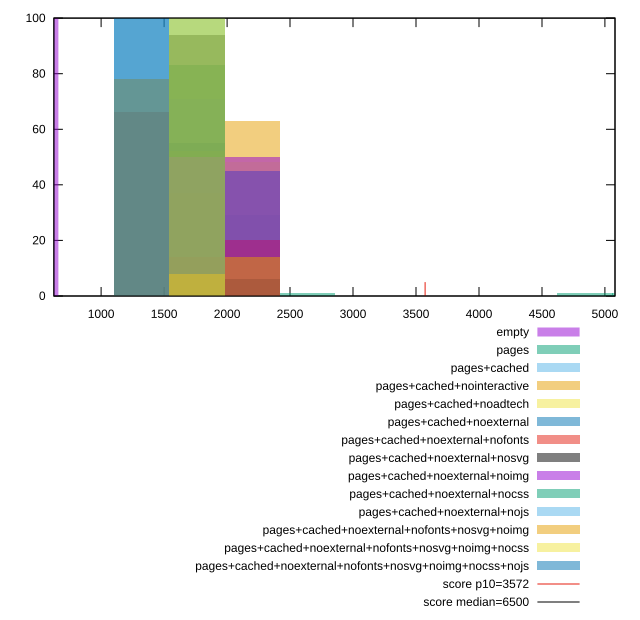

Generate this figure with gnuplot:
reset

$empty <<EOF
440.0054625859948 100
EOF

$pages <<EOF
5280.0655510319375 1
1760.0218503439792 83
2200.027312929974 14
2640.0327755159688 1
4840.060088445943 1
EOF

$pagesCached <<EOF
1760.0218503439792 71
2200.027312929974 29
EOF

$pagesCachedNointeractive <<EOF
1760.0218503439792 37
2200.027312929974 63
EOF

$pagesCachedNoadtech <<EOF
2200.027312929974 48
1760.0218503439792 52
EOF

$pagesCachedNoexternal <<EOF
1760.0218503439792 55
2200.027312929974 45
EOF

$pagesCachedNoexternalNofonts <<EOF
1320.0163877579844 66
1760.0218503439792 14
2200.027312929974 20
EOF

$pagesCachedNoexternalNosvg <<EOF
1760.0218503439792 94
2200.027312929974 6
EOF

$pagesCachedNoexternalNoimg <<EOF
1760.0218503439792 50
2200.027312929974 50
EOF

$pagesCachedNoexternalNocss <<EOF
1760.0218503439792 100
EOF

$pagesCachedNoexternalNojs <<EOF
1320.0163877579844 100
EOF

$pagesCachedNoexternalNofontsNosvgNoimg <<EOF
1320.0163877579844 78
2200.027312929974 14
1760.0218503439792 8
EOF

$pagesCachedNoexternalNofontsNosvgNoimgNocss <<EOF
1760.0218503439792 100
EOF

$pagesCachedNoexternalNofontsNosvgNoimgNocssNojs <<EOF
1320.0163877579844 100
EOF

set key outside below
set boxwidth 440.0054625859948
set xrange [625.16225:5079.971500000001]
set yrange [0:100]
set trange [0:100]
set style fill transparent solid 0.5 noborder

set parametric
set terminal svg size 640, 620 enhanced background rgb 'white'
set output "report_00007_2020-12-11T15:55:29.892Z/first-cpu-idle/comparison/histogram/all_raw.svg"

plot $empty title "empty" with boxes, \
     $pages title "pages" with boxes, \
     $pagesCached title "pages+cached" with boxes, \
     $pagesCachedNointeractive title "pages+cached+nointeractive" with boxes, \
     $pagesCachedNoadtech title "pages+cached+noadtech" with boxes, \
     $pagesCachedNoexternal title "pages+cached+noexternal" with boxes, \
     $pagesCachedNoexternalNofonts title "pages+cached+noexternal+nofonts" with boxes, \
     $pagesCachedNoexternalNosvg title "pages+cached+noexternal+nosvg" with boxes, \
     $pagesCachedNoexternalNoimg title "pages+cached+noexternal+noimg" with boxes, \
     $pagesCachedNoexternalNocss title "pages+cached+noexternal+nocss" with boxes, \
     $pagesCachedNoexternalNojs title "pages+cached+noexternal+nojs" with boxes, \
     $pagesCachedNoexternalNofontsNosvgNoimg title "pages+cached+noexternal+nofonts+nosvg+noimg" with boxes, \
     $pagesCachedNoexternalNofontsNosvgNoimgNocss title "pages+cached+noexternal+nofonts+nosvg+noimg+nocss" with boxes, \
     $pagesCachedNoexternalNofontsNosvgNoimgNocssNojs title "pages+cached+noexternal+nofonts+nosvg+noimg+nocss+nojs" with boxes, \
     3572,t title "score p10=3572", \
     6500,t title "score median=6500"

reset
